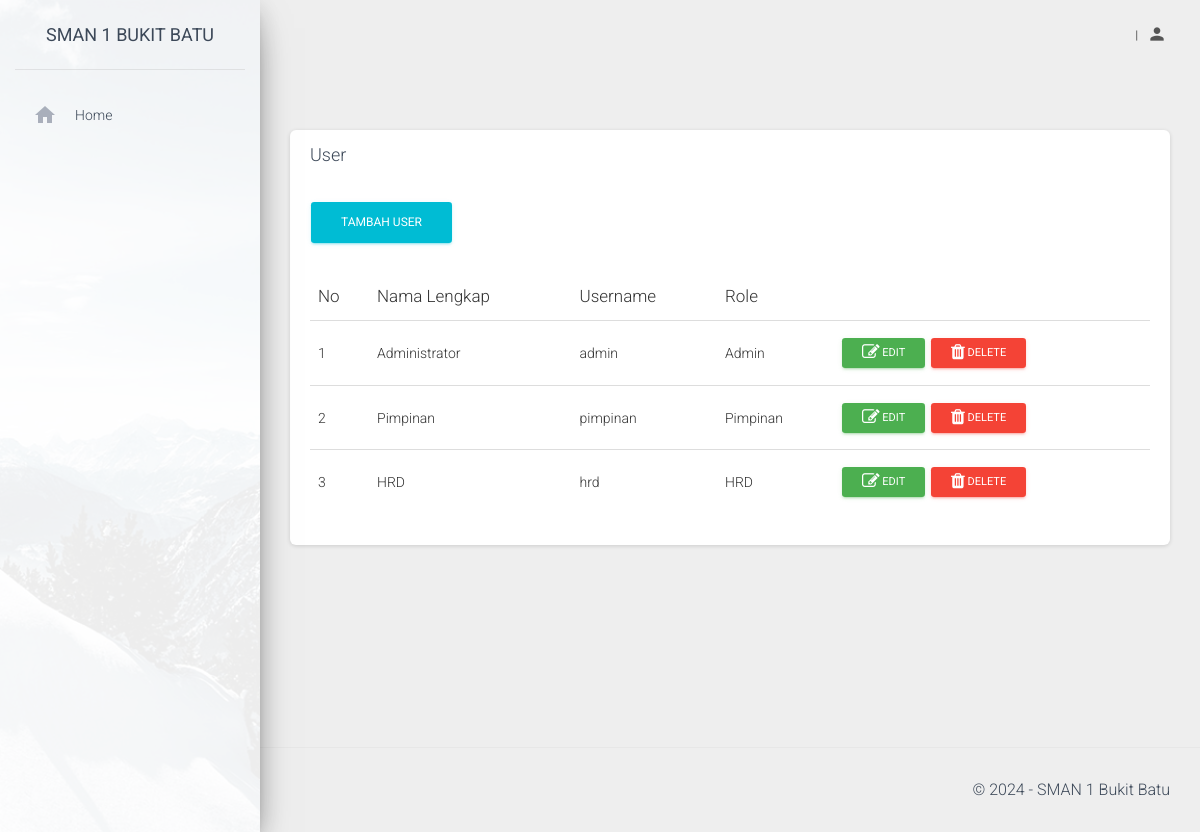
Screenshot of /user.php with the database file from the repository.
### tables this page shows
CREATE TABLE `user` (
  `id` int(11) NOT NULL,
  `nama_lengkap` varchar(50) NOT NULL,
  `username` varchar(20) NOT NULL,
  `password` varchar(20) NOT NULL,
  `role` enum('Admin','Pimpinan','HRD') NOT NULL
);

### user.php (the view, shortened to what this page needs)
<?php
include('fungsi.php');
include('header.php');
?>
<div class="content">
    <div class="container-fluid">
        <div class="row">
            <div class="col-md-12">
                <div class="card">
                    <div class="card-header">
                        <h4 class="card-title">User</h4>
                    </div>
                    <div class="card-body">
                        <a href="tambah_user.php" class="btn btn-info">Tambah User</a>
                        <div class="table-responsive mt-4">
                            <table class="table">
                                <thead>
                                    <tr>
                                        <th class="collapsing">No</th>
                                        <th>Nama Lengkap</th>
                                        <th>Username</th>
                                        <th colspan="2">Role</th>
                                    </tr>
                                </thead>
                                <tbody>
                                    <?php
                                    $query = "SELECT * FROM user ORDER BY id";
                                    $result = mysqli_query($koneksi, $query);
                                    $i = 0;
                                    while ($row = mysqli_fetch_array($result)) {
                                        $i++;
                                    ?>
                                        <tr>
                                            <td><?php echo $i ?></td>
                                            <td><?php echo $row['nama_lengkap'] ?></td>
                                            <td><?php echo $row['username'] ?></td>
                                            <td><?php echo $row['role'] ?></td>
                                            <td class="right aligned collapsing">
                                                <form method="post" action="user.php">
                                                    <button type="submit" name="edit" class="btn btn-success btn-sm"><i class="fa fa-edit"></i> EDIT</button>
                                                    <button type="submit" name="delete" class="btn btn-danger btn-sm"><i class="fa fa-trash"></i> DELETE</button>
                                                </form>
                                            </td>
                                        </tr>
                                    <?php } ?>
                                </tbody>
                            </table>
                        </div>
                    </div>
                </div>
            </div>
        </div>
    </div>
</div>
<?php include('footer_text.php'); ?>
</div>
</div>
<?php include('footer.php'); ?>

### rows the page displays
user: nama_lengkap "Administrator", username "admin", role "Admin"
user: nama_lengkap "Pimpinan", username "pimpinan", role "Pimpinan"
user: nama_lengkap "HRD", username "hrd", role "HRD"
